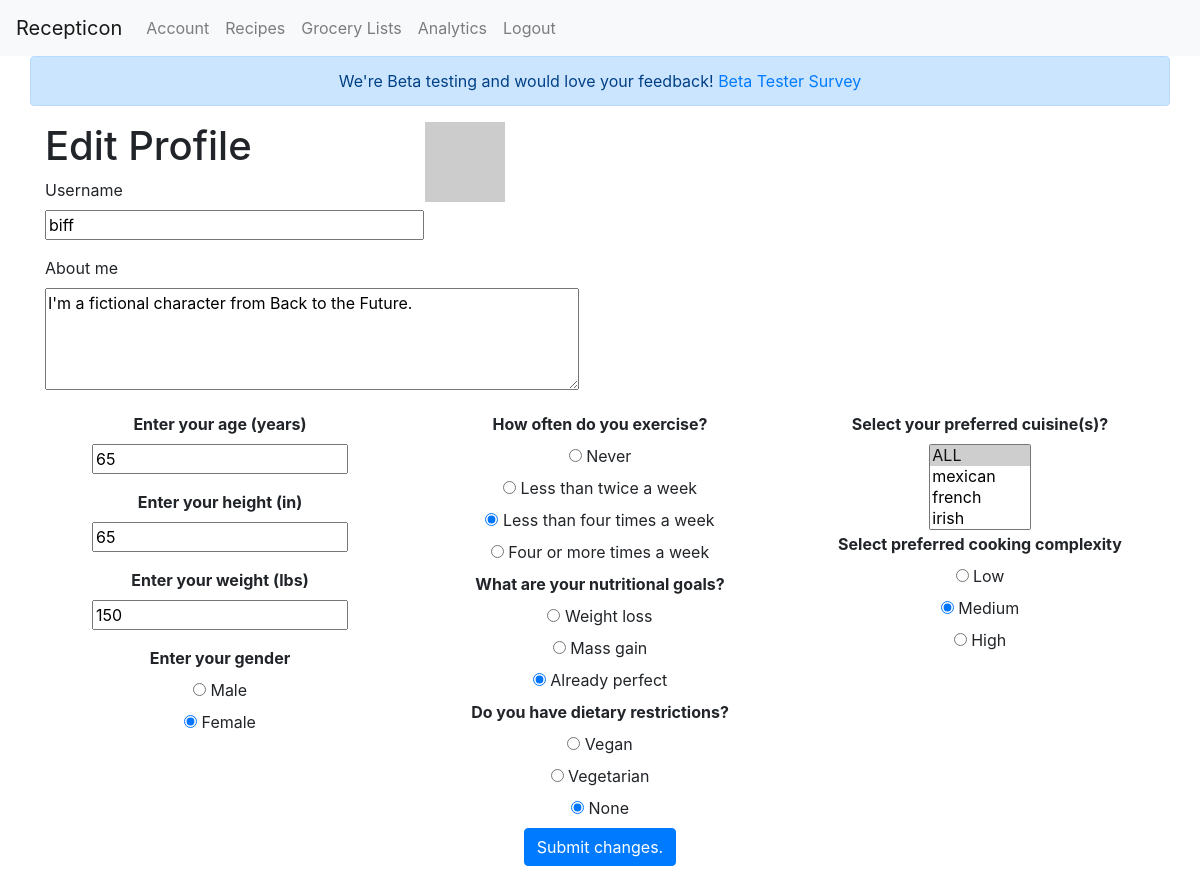
/edit_profile (signed in), run on the app's committed database.
### prototype/models.py (models this page shows, shortened)
class User(UserMixin, db.Model):
    id = db.Column(db.Integer, primary_key=True)
    username = db.Column(db.String(64), index=True, unique=True)
    email = db.Column(db.String(120), index=True, unique=True)
    password_hash = db.Column(db.String(128))
    current_list = db.Column(db.String(100))
    listdb = db.relationship('Listdb', backref='shopper', lazy='dynamic')
    about_me = db.Column(db.String(140))
    last_seen = db.Column(db.DateTime, default=datetime.utcnow)
    age = db.Column(db.Integer)
    height = db.Column(db.Integer)
    weight = db.Column(db.Integer)
    gender = db.Column(db.String(1))
    gym = db.Column(db.Integer)
    goals = db.Column(db.Integer)
    restrictions = db.Column(db.String(10))
    cuisine = db.Column(db.String(200))
    complexity = db.Column(db.Integer)
    daily_cal = db.Column(db.Integer)
    protein = db.Column(db.Integer)
    fat = db.Column(db.Integer)
    carb = db.Column(db.Integer)
    scores_fn = db.Column(db.String)
    def avatar(self,size):
        digest=md5(self.email.lower().encode('utf-8')).hexdigest()
        return 'https://gravatar.com/avatar/{}?d=retro&s={}'.format(digest,size)

### prototype/routes.py (the view)
@app.route('/edit_profile', methods=['GET', 'POST'])
@login_required
def edit_profile():
    form = PreferencesForm()
    if form.validate_on_submit():
        current_user.username = form.username.data
        current_user.age = form.userage.data
        current_user.height = form.userheight.data
        current_user.weight = form.userweight.data
        current_user.gender = form.usergender.data
        current_user.gym = int(form.usergym.data)
        current_user.goals = int(form.usergoals.data)
        current_user.restrictions = form.userspecs.data
        current_user.cuisine = str(form.usercuisine.data)
        current_user.complexity = int(form.usercomplex.data)
        current_user.recipe_file = form.userrecipe.data
        current_user.about_me = form.about_me.data
        current_user.nutrigen()
        db.session.commit()
        flash('Your changes have been saved.')
        return redirect('/edit_profile')
    elif request.method == 'GET':
        form.username.data = current_user.username
        form.about_me.data = current_user.about_me
        form.userage.data = current_user.age
        form.userheight.data = current_user.height
        form.userweight.data = current_user.weight
        form.usergender.data = current_user.gender
        form.usergym.data = str(current_user.gym)
        form.usergoals.data = str(current_user.goals)
        form.userspecs.data = current_user.restrictions
        form.usercuisine.data = current_user.cuisine
        form.usercomplex.data = str(current_user.complexity)
        current_user.recipe_file = form.userrecipe.data
    return render_template('edit_profile.html', title='Edit Profile', form=form)

### prototype/models.py (called while the page is built)
@login.user_loader
def load_user(id):
    return User.query.get(int(id))

### prototype/routes.py (called while the page is built)
@app.before_request
def before_request():
    if current_user.is_authenticated:
        current_user.last_seen = datetime.utcnow()
        db.session.commit()

### prototype/templates/edit_profile.html (shortened to what this page needs)
{% extends "base.html" %}
{% block content %}
<form action="" method="post">
<div class='container'>
  <div class='row'>
    <div class='col-sm-4'>
      <h1>Edit Profile</h1>
          <p>
              {{ form.username.label }}<br>
              {{ form.username(size=32) }}<br>
          </p>
          <p>
              {{ form.about_me.label }}<br>
              {{ form.about_me(cols=50, rows=4) }}<br>
          </p>
        </div>
        <div class='col-sm-4'>
          <img src="{{ current_user.avatar(128) }}">
        </div>
      </div>
      <div class='row'>
      	<div class="col-sm-4">
          <p align="center">
              <b>{{ form.userage.label }} {{ form.userage(size=1) }}</b><br>
          </p>
          <p align="center">
              <b>{{ form.userheight.label }} {{ form.userheight(size=1) }}</b><br>
          </p>
          <p align="center">
              <b>{{ form.userweight.label }} {{ form.userweight(size=1) }}</b><br>
          </p>
          <div align="center">
              <b>{{ form.usergender.label }}</b><br>
              {% for subfield in form.usergender %}
              <tr>
                  <td>{{ subfield }}</td>
                  <td>{{ subfield.label }}</td>
              </tr><br>
              {% endfor %}
          </div>
        </div>
        <div class="col-sm-4">
        <div align="center">
            <b>{{ form.usergym.label }}</b><br>
            {% for subfield in form.usergym %}
            <tr>
                <td>{{ subfield }}</td>
                <td>{{ subfield.label }}</td>
            </tr><br>
            {% endfor %}
        </div>
        <div align="center">
            <b>{{ form.usergoals.label }}</b><br>
            {% for subfield in form.usergoals %}
            <tr>
                <td>{{ subfield }}</td>
                <td>{{ subfield.label }}</td>
            </tr><br>
            {% endfor %}
        </div>
        <div align="center">
            <b>{{ form.userspecs.label }}</b><br>
            {% for subfield in form.userspecs %}
            <tr>
                <td>{{ subfield }}</td>
                <td>{{ subfield.label }}</td>
            </tr><br>
            {% endfor %}
        </div>
      </div>
      <div class="col-sm-4">
        <div align="center">
          <b>{{ form.usercuisine.label }}</b><br>
          {{ form.usercuisine }}<br>
        </div>
        <div align="center">
            <b>{{ form.usercomplex.label }}</b><br>
            {% for subfield in form.usercomplex %}
            <tr>
                <td>{{ subfield }}</td>
                <td>{{ subfield.label }}</td>
            </tr><br>
            {% endfor %}
        </div>
      </div>
    </div>
  </div>
    <div align="center">
      <p align="center">{{ form.submit(class_='btn btn-primary') }}</p>
    </div>
</form>
{% endblock %}

### data on the page
User: username "biff", about_me "I'm a fictional character from Back to the Future."

### other printed values
{{ subfield.label }} "Male" "Female"
{{ subfield.label }} "Never" "Less than twice a week" "Less than four times a week" "Four or more times a week"
{{ subfield.label }} "Weight loss" "Mass gain" "Already perfect"
{{ subfield.label }} "Vegan" "Vegetarian" "None"
{{ subfield.label }} "Low" "Medium" "High"
